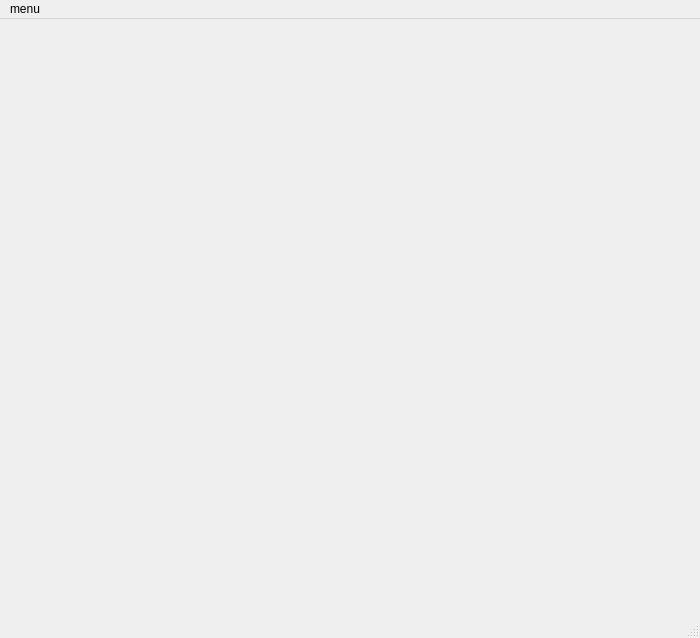
<?xml version="1.0" encoding="UTF-8"?>
<ui version="4.0">
 <class>MainWindow</class>
 <widget class="QMainWindow" name="MainWindow">
  <property name="geometry">
   <rect>
    <x>0</x>
    <y>0</y>
    <width>700</width>
    <height>638</height>
   </rect>
  </property>
  <property name="windowTitle">
   <string>MainWindow</string>
  </property>
  <widget class="QWidget" name="centralwidget"/>
  <widget class="QMenuBar" name="menubar">
   <property name="geometry">
    <rect>
     <x>0</x>
     <y>0</y>
     <width>700</width>
     <height>21</height>
    </rect>
   </property>
   <widget class="QMenu" name="menumenu">
    <property name="title">
     <string>menu</string>
    </property>
    <addaction name="actionvoice"/>
    <addaction name="actiond"/>
    <addaction name="actione"/>
   </widget>
   <addaction name="menumenu"/>
  </widget>
  <widget class="QStatusBar" name="statusbar"/>
  <action name="actionvoice">
   <property name="text">
    <string>voice</string>
   </property>
  </action>
  <action name="actiond">
   <property name="text">
    <string>d</string>
   </property>
  </action>
  <action name="actione">
   <property name="text">
    <string>e</string>
   </property>
  </action>
 </widget>
 <resources/>
 <connections/>
</ui>
